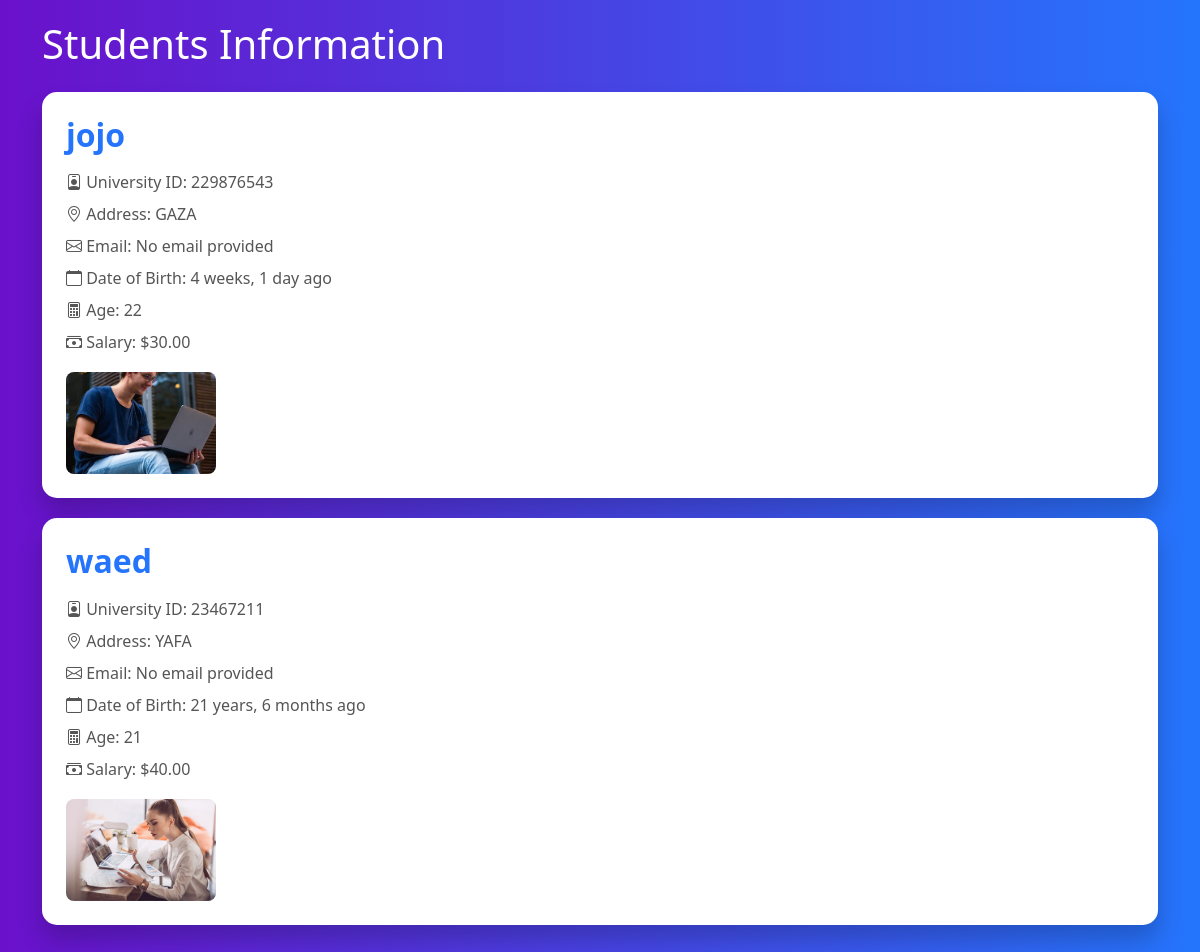
The page / on the database its author committed.
### pages/models.py (models this page shows, shortened)
class Student(models.Model):
    full_name = models.CharField(max_length=100)
    university_id = models.CharField(max_length=20)
    age = models.PositiveIntegerField()
    dob = models.DateField()
    address = models.CharField(max_length=200)
    salary = models.DecimalField(max_digits=10, decimal_places=2)
    photo = models.ImageField(upload_to='photos/')

### pages/views.py (the view)
# urls.py: path('', index, name='index'),
def index(request):
    students = Student.objects.all()  # جلب كل الطلاب
    return render(request, 'pages/index.html', {'students': students})

### Templates/pages/index.html (shortened to what this page needs)
<!DOCTYPE html>
<html lang="en">
<head>
    <link href="https://cdn.jsdelivr.net/npm/bootstrap@5.3.2/dist/css/bootstrap.min.css" rel="stylesheet">
    <link href="https://cdn.jsdelivr.net/npm/bootstrap-icons@1.11.1/font/bootstrap-icons.css" rel="stylesheet">
</head>
<body>
<div class="container">
    <h1 class="text-white mb-4">Students Information</h1>
    {% for student in students %}
    <div class="student-card">
        <h2>{{ student.full_name }}</h2>
        <p><i class="bi bi-person-badge"></i> University ID: {{ student.university_id }}</p>
        <p><i class="bi bi-geo-alt"></i> Address: {{ student.address|upper }}</p>
        <p><i class="bi bi-envelope"></i> Email: {{ student.email|default:"No email provided" }}</p>
        <p><i class="bi bi-calendar"></i> Date of Birth: {{ student.dob|timesince }} ago</p>
        <p><i class="bi bi-calculator"></i> Age: {{ student.age }}</p>
        <p><i class="bi bi-cash-stack"></i> Salary: ${{ student.salary }}</p>
        {% if student.photo %}
        <img src="{{ student.photo.url }}" alt="{{ student.full_name }}">
        {% endif %}
    </div>
    {% empty %}
    <p class="text-white">No students added yet.</p>
    {% endfor %}
</div>
</body>
</html>

### Templates/pages/index.html (style rules this page uses)
body { background: linear-gradient(to right, #6a11cb, #2575fc); min-height: 100vh; font-family: 'Segoe UI', Tahoma, Geneva, Verdana, sans-serif; padding: 20px; }
.student-card { background: #fff; border-radius: 15px; box-shadow: 0 15px 25px rgba(0,0,0,0.2); padding: 1.5rem; margin-bottom: 20px; }
.student-card h2 { font-weight: bold; margin-bottom: 1rem; color: #2575fc; }
.student-card p { color: #555; margin-bottom: 0.5rem; }
.student-card img { max-width: 150px; border-radius: 8px; margin-top: 10px; }

### rows shown on the page
Student: full_name "jojo", university_id "229876543", address "GAZA", email "No email provided", dob "4 weeks, 1 day", age "22", salary "30.00", photo (picture)
Student: full_name "waed", university_id "23467211", address "YAFA", email "No email provided", dob "21 years, 6 months", age "21", salary "40.00", photo (picture)
